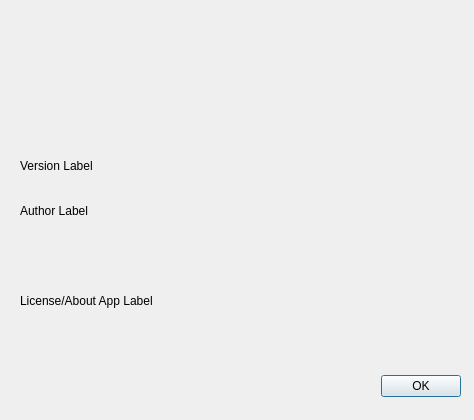
<?xml version="1.0" encoding="UTF-8"?>
<ui version="4.0">
 <class>about</class>
 <widget class="QDialog" name="about">
  <property name="geometry">
   <rect>
    <x>0</x>
    <y>0</y>
    <width>474</width>
    <height>420</height>
   </rect>
  </property>
  <property name="minimumSize">
   <size>
    <width>474</width>
    <height>420</height>
   </size>
  </property>
  <property name="maximumSize">
   <size>
    <width>474</width>
    <height>420</height>
   </size>
  </property>
  <property name="windowTitle">
   <string>Dialog</string>
  </property>
  <widget class="QDialogButtonBox" name="buttonBox">
   <property name="geometry">
    <rect>
     <x>120</x>
     <y>370</y>
     <width>341</width>
     <height>32</height>
    </rect>
   </property>
   <property name="orientation">
    <enum>Qt::Horizontal</enum>
   </property>
   <property name="standardButtons">
    <set>QDialogButtonBox::Ok</set>
   </property>
  </widget>
  <widget class="QLabel" name="aboutLogo">
   <property name="geometry">
    <rect>
     <x>20</x>
     <y>20</y>
     <width>431</width>
     <height>121</height>
    </rect>
   </property>
   <property name="text">
    <string/>
   </property>
   <property name="pixmap">
    <pixmap>../Win_diagnosis_Klient/diag_center_banner.png</pixmap>
   </property>
   <property name="scaledContents">
    <bool>true</bool>
   </property>
  </widget>
  <widget class="QLabel" name="AuthorLabel">
   <property name="geometry">
    <rect>
     <x>20</x>
     <y>190</y>
     <width>431</width>
     <height>41</height>
    </rect>
   </property>
   <property name="text">
    <string>Author Label</string>
   </property>
  </widget>
  <widget class="QLabel" name="VersionLabel">
   <property name="geometry">
    <rect>
     <x>20</x>
     <y>150</y>
     <width>431</width>
     <height>31</height>
    </rect>
   </property>
   <property name="text">
    <string>Version Label</string>
   </property>
  </widget>
  <widget class="QLabel" name="aboutLabel">
   <property name="geometry">
    <rect>
     <x>20</x>
     <y>240</y>
     <width>431</width>
     <height>121</height>
    </rect>
   </property>
   <property name="text">
    <string>License/About App Label</string>
   </property>
   <property name="wordWrap">
    <bool>true</bool>
   </property>
  </widget>
 </widget>
 <resources/>
 <connections>
  <connection>
   <sender>buttonBox</sender>
   <signal>accepted()</signal>
   <receiver>about</receiver>
   <slot>accept()</slot>
   <hints>
    <hint type="sourcelabel">
     <x>248</x>
     <y>254</y>
    </hint>
    <hint type="destinationlabel">
     <x>157</x>
     <y>274</y>
    </hint>
   </hints>
  </connection>
  <connection>
   <sender>buttonBox</sender>
   <signal>rejected()</signal>
   <receiver>about</receiver>
   <slot>reject()</slot>
   <hints>
    <hint type="sourcelabel">
     <x>316</x>
     <y>260</y>
    </hint>
    <hint type="destinationlabel">
     <x>286</x>
     <y>274</y>
    </hint>
   </hints>
  </connection>
 </connections>
</ui>
